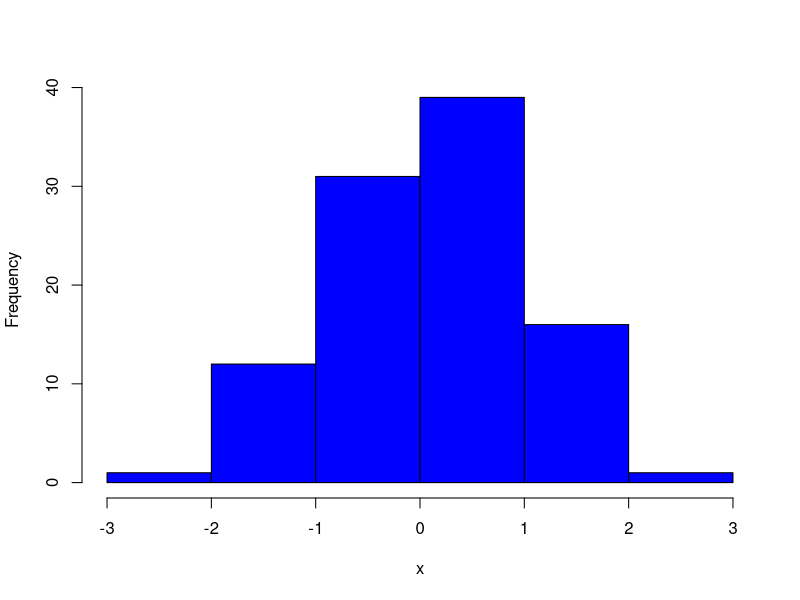

The R source for this figure:
## ---- chunk 1
a=120
## ---- chunk 2
(c=a/3)
## ---- chunk 3
(c=a/3)
## ---- chunk 4
x=rnorm(100)
median(x)
mean(x)
sd(x)
## ---- chunk 5
hist(x,main="", col = "blue")  
